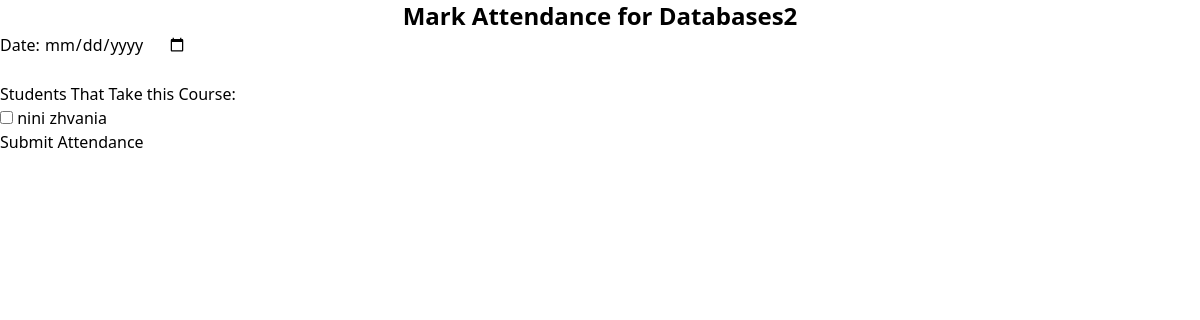
The page /portal/attendance_registration/Db2/ on the database its author committed.
### academic_portal/models.py (models this page shows, shortened)
class Course(models.Model):
    code = models.CharField(max_length=10, primary_key=True, verbose_name=_('Code'))
    title = models.CharField(max_length=100, null=False, blank=False, verbose_name=_('Title'))
    description = models.TextField(verbose_name=_('Description'))
    syllabus = models.FileField(upload_to='syllabus/', verbose_name=_('Syllabus'))
    class Meta:
        verbose_name = _('Course')
        verbose_name_plural = _('Courses')
        ordering = ['code', 'title']
        indexes = [
            models.Index(fields=['title'], name='course_title_idx'),
        ]

class Student(models.Model):
    user = models.OneToOneField('users.CustomUser', on_delete=models.CASCADE, verbose_name=_('User'),
                                related_name='student')
    courses = models.ManyToManyField('Course', verbose_name=_('Courses'), related_name='students')
    faculty = models.ForeignKey('Faculty', on_delete=models.CASCADE, verbose_name=_('Faculty'), related_name='students')
    email = models.EmailField(primary_key=True, verbose_name=_('Email'))
    first_name = models.CharField(max_length=50, null=False, blank=False, verbose_name=_('First Name'))
    last_name = models.CharField(max_length=50, null=False, blank=False, verbose_name=_('Last Name'))
    date_of_birth = models.DateField(verbose_name=_('Date of Birth'))
    year_of_study = models.PositiveSmallIntegerField(choices=YEAR_OF_STUDY_CHOICES, verbose_name=_('Year of Study'))
    class Meta:
        verbose_name = _('Student')
        verbose_name_plural = _('Students')
        ordering = ['last_name', 'first_name', 'date_of_birth', 'email', 'year_of_study', 'faculty']
        indexes = [
            models.Index(fields=['last_name'], name='student_last_name_idx'),
        ]

### academic_portal/views.py (the view, shortened to what this page needs)
# urls.py: path('attendance_registration/<str:course_code>/', CourseStudentsView.as_view(), name='attendance_registration'),
class CourseStudentsView(View):
    @staticmethod
    def get(request, course_code):
        course = Course.objects.get(code=course_code)
        students = course.students.all()
        current_date = date.today()
        form = AttendanceForm()
        return render(request, 'attendance_registration.html',
                      {
                          'form': form,
                          'course': course,
                          'students': students,
                          'current_date': current_date
                      })

### academic_portal/templates/attendance_registration.html (shortened to what this page needs)
{% extends "base.html" %}
    {% block content %}
    <h1 class="text-2xl font-semibold text-center">Mark Attendance for {{ course.title }}</h1>
    <form method="post">
        <label for="date">Date:</label>
        <input type="date" id="date" name="date" value="{{ current_date }}" required><br><br>
        <h3>Students That Take this Course:</h3>
        {% for student in students %}
        <input type="checkbox" id="student_{{ student.email }}" name="students_attended" value="{{ student.email }}">
        <label for="student_{{ student.email }}">{{ student.first_name }} {{ student.last_name }}</label><br>
        {% endfor %}
        <button type="submit">Submit Attendance</button>
    </form>
    {% endblock %}

### rows shown on the page
Course: title "Databases2"
Student: first_name "nini", last_name "zhvania"
